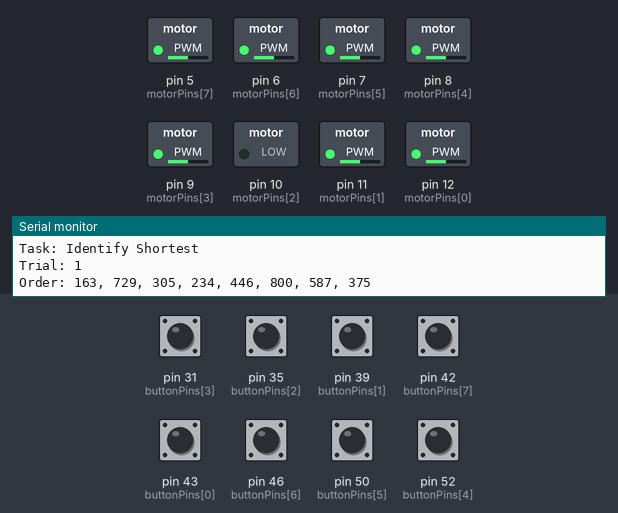
Recording of a sketch running on a simulated Arduino Mega 2560, built with avr-gcc and run on an emulated ATmega2560. On the bench: switched loads named in the sketch (green lamp = pin HIGH), the last lines printed to the serial monitor. Dashed ring = blinking. The test bench sets the inputs (shaded band); at power-on: pin 31 (buttonPins[3]), pin 35 (buttonPins[2]), pin 39 (buttonPins[1]), pin 42 (buttonPins[7]), pin 43 (buttonPins[0]), pin 46 (buttonPins[6]), pin 50 (buttonPins[5]), pin 52 (buttonPins[4]) HIGH. Random numbers use the default seed unless the sketch sets one.

Above: at 1.2 s.
1.3 s: pin 31 (buttonPins[3]) pulled LOW for 0.15 s
At 3.5 s:
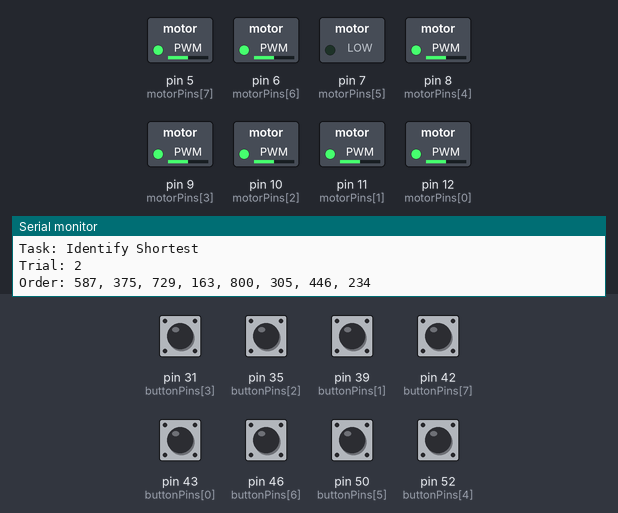
4.3 s: pin 35 (buttonPins[2]) pulled LOW for 0.15 s
At 5.96 s:
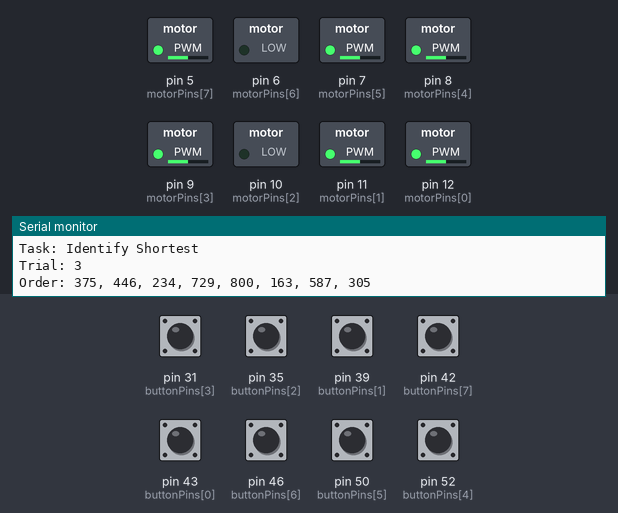
7.4 s: pin 39 (buttonPins[1]) pulled LOW for 0.15 s
At 8.8 s:
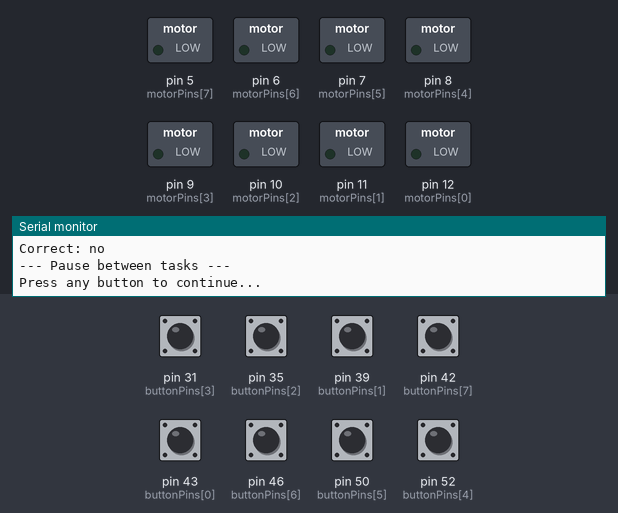
9.9 s: pin 42 (buttonPins[7]) pulled LOW for 1 s
At 10.8 s:
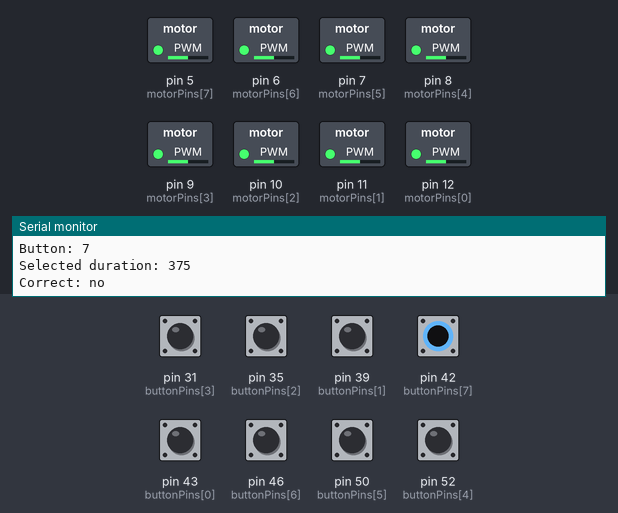
13.8 s: pin 46 (buttonPins[6]) pulled LOW for 0.15 s
16.9 s: pin 46 (buttonPins[6]) pulled LOW for 1 s
Timing chart, 0 to 19.9 s (numbered marks = the images above; inputs shaded):
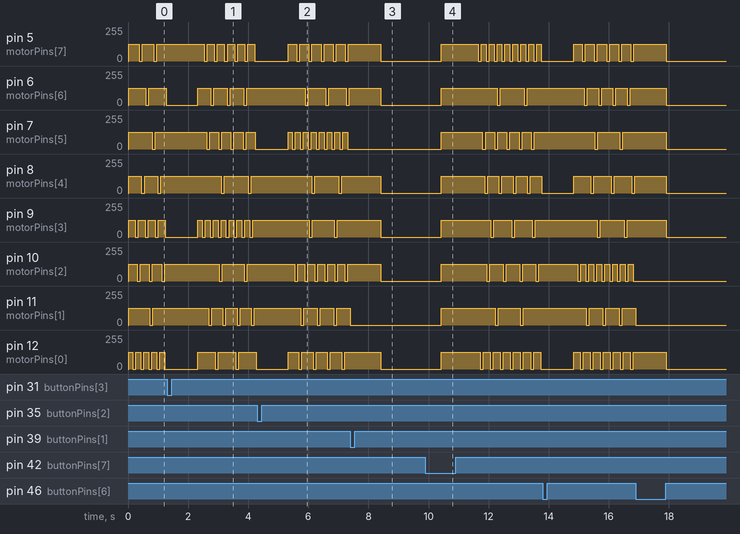

Measured:
- after the input at 9.9 s, pin 5 (motorPins[7]): 0/255 → 127/255 after 0.52 s, then repeats every 0.26 s: 0/255 0.10 s, 127/255 0.16 s; pin 6 (motorPins[6]): goes 127/255 1.9 s, 0/255 0.10 s, 127/255 0.80 s, 0/255 0.10 s, then 127/255, starting after 0.52 s
- by itself, pin 5 (motorPins[7]): alternates 127/255 for 0.30 s and 0/255 for 0.10 s
- by itself, pin 6 (motorPins[6]): alternates 127/255 for 0.59 s and 0/255 for 0.10 s
- by itself, pin 7 (motorPins[5]): alternates 127/255 for 0.16 s and 0/255 for 0.10 s
- by itself, pin 8 (motorPins[4]): alternates 127/255 for 0.80 s and 0/255 for 0.10 s
- by itself, pin 9 (motorPins[3]): alternates 127/255 for 0.73 s and 0/255 for 0.10 s
- by itself, pin 10 (motorPins[2]): alternates 127/255 for 0.23 s and 0/255 for 0.10 s
- by itself, pin 11 (motorPins[1]): alternates 127/255 for 0.45 s and 0/255 for 0.10 s

The sketch:

pattern_duration_v_frequency_f_scenario_a_b_mapping_linear.ino
```cpp
// === HARDWARE CONFIGURATION ===
int buttonPins[8] = {43, 39, 35, 31, 52, 50, 46, 42};
int motorPins[8] = {12, 11, 10, 9, 8, 7, 6, 5};

unsigned long motorTimers[8] = {0};
int pulseDurations[8];

// Scenario A: All valid values (no zero)
int dataValues_A[8] = {10, 30, 50, 70, 90, 100, 20, 40};

// Scenario B: One zero value (motor 1 disabled)
int dataValues_B[8] = {10, 0, 25, 50, 75, 100, 90, 60};

bool previousButtonStates[8] = {true};

// === EXPERIMENT CONFIGURATION ===
int currentScenario = 0; // 0 = Scenario A, 1 = Scenario B
int currentGroup = 0;
int currentTrial = 0;
const int TOTAL_GROUPS = 3;
const int TRIALS_PER_GROUP = 3;
int pauseBetweenPulses = 100;

// === SETUP ===
void setup() {
  Serial.begin(9600);
  for (int i = 0; i < 8; i++) {
    pinMode(buttonPins[i], INPUT_PULLUP);
    pinMode(motorPins[i], OUTPUT);
    previousButtonStates[i] = true;
  }
  randomSeed(analogRead(0));
  setupScenario(currentScenario);
}

// === SCENARIO LOADING ===
void setupScenario(int scenario) {
  for (int i = 0; i < 8; i++) {
    int value = (scenario == 0) ? dataValues_A[i] : dataValues_B[i];
    if (value == 0) {
      pulseDurations[i] = 0; // no vibration
    } else {
      pulseDurations[i] = map(value, 1, 100, 100, 800);
    }
  }
}

// === HELPER FUNCTIONS ===
int getPWMIntensity(int freq) {
  return map(freq, 40, 150, 68, 255);
}

void runPattern(int motorPin, unsigned long &lastTime, unsigned long totalCycle, int pwmValue) {
  if (totalCycle == 0) {
    analogWrite(motorPin, 0);
    return;
  }
  unsigned long elapsed = millis() - lastTime;
  if (elapsed < totalCycle) {
    analogWrite(motorPin, pwmValue);
  } else if (elapsed < totalCycle + pauseBetweenPulses) {
    analogWrite(motorPin, 0);
  } else {
    lastTime = millis();
  }
}

void shuffleArray(int source[], int target[], int size) {
  for (int i = 0; i < size; i++) target[i] = source[i];
  for (int i = 0; i < size; i++) {
    int j = random(i, size);
    int temp = target[i];
    target[i] = target[j];
    target[j] = temp;
  }
}

void pauseBetweenTasks() {
  for (int i = 0; i < 8; i++) analogWrite(motorPins[i], 0);
  Serial.println("\n--- Pause between tasks ---");
  Serial.println("Press any button to continue...");
  bool waiting = true;
  while (waiting) {
    for (int i = 0; i < 8; i++) {
      if (digitalRead(buttonPins[i]) == LOW) {
        delay(500);
        waiting = false;
        break;
      }
    }
  }
}

// === TASK 1: Identify Shortest Duration ===
void runTask_IdentifyShortest() {
  int randomized[8];
  shuffleArray(pulseDurations, randomized, 8);
  for (int i = 0; i < 8; i++) motorTimers[i] = millis();

  Serial.println("\nTask: Identify Shortest");
  Serial.print("Trial: "); Serial.println(currentTrial + 1);

  Serial.print("Order: ");
   for (int k = 0; k < 8; k++) {
    Serial.print(randomized[k]);
      if (k < 7) Serial.print(", ");
    }
    Serial.println();

  bool answered = false;
  unsigned long startTime = millis();

  while (!answered) {
    for (int i = 0; i < 8; i++) {
      runPattern(motorPins[i], motorTimers[i], randomized[i], getPWMIntensity(75));
      bool current = digitalRead(buttonPins[i]) == LOW;

      if (previousButtonStates[i] && current) {
        unsigned long responseTime = millis() - startTime;
        int selected = randomized[i];
        int minVal = 9999;
        for (int j = 0; j < 8; j++) if (randomized[j] > 0 && randomized[j] < minVal) minVal = randomized[j];

        Serial.print("Response time: "); Serial.print(responseTime); Serial.println(" ms");
        Serial.print("Button: "); Serial.println(i);
        Serial.print("Selected duration: "); Serial.println(selected);
        Serial.print("Correct: "); Serial.println(selected == minVal ? "yes" : "no");

        answered = true;
        delay(1000);
        break;
      }
      previousButtonStates[i] = !current;
    }
  }

  currentTrial++;
  if (currentTrial >= TRIALS_PER_GROUP) {
    currentTrial = 0;
    currentGroup++;
    if (currentGroup < TOTAL_GROUPS) pauseBetweenTasks();
  }
}

// === TASK 2: Identify Longest Duration ===
void runTask_IdentifyLongest() {
  int randomized[8];
  shuffleArray(pulseDurations, randomized, 8);
  for (int i = 0; i < 8; i++) motorTimers[i] = millis();

  Serial.println("\nTask: Identify Longest");
  Serial.print("Trial: "); Serial.println(currentTrial + 1);

  Serial.print("Order: ");
    for (int k = 0; k < 8; k++) {
    Serial.print(randomized[k]);
      if (k < 7) Serial.print(", ");
    }
    Serial.println();

  bool answered = false;
  unsigned long startTime = millis();

  while (!answered) {
    for (int i = 0; i < 8; i++) {
      runPattern(motorPins[i], motorTimers[i], randomized[i], getPWMIntensity(75));
      bool current = digitalRead(buttonPins[i]) == LOW;

      if (previousButtonStates[i] && current) {
        unsigned long responseTime = millis() - startTime;
        int selected = randomized[i];
        int maxVal = 0;
        for (int j = 0; j < 8; j++) if (randomized[j] > maxVal) maxVal = randomized[j];

        Serial.print("Response time: "); Serial.print(responseTime); Serial.println(" ms");
        Serial.print("Button: "); Serial.println(i);
        Serial.print("Selected duration: "); Serial.println(selected);
        Serial.print("Correct: "); Serial.println(selected == maxVal  ? "yes" : "no");

        answered = true;
        delay(1000);
        break;
      }
      previousButtonStates[i] = !current;
    }
  }

  currentTrial++;
  if (currentTrial >= TRIALS_PER_GROUP) {
    currentTrial = 0;
    currentGroup++;
    if (currentGroup < TOTAL_GROUPS) pauseBetweenTasks();
  }
}

// === TASK 3: Sort by Swapping ===
void runTask_SortBySwapping() {
  int assigned[8];
  shuffleArray(pulseDurations, assigned, 8);
  for (int i = 0; i < 8; i++) motorTimers[i] = millis();

  Serial.println("Task: Sort Values");
  Serial.print("Trial: "); Serial.println(currentTrial + 1);

  Serial.print("Initial order: ");
  for (int i = 0; i < 8; i++) {
    Serial.print(assigned[i]);
    if (i < 7) Serial.print(", ");
  }
  Serial.println();

  int firstClick = -1;
  int lastButton = -1;
  bool waitingSecond = false;
  bool finished = false;

  while (!finished) {
    for (int i = 0; i < 8; i++) {
      runPattern(motorPins[i], motorTimers[i], assigned[i], getPWMIntensity(75));
      bool current = digitalRead(buttonPins[i]) == LOW;

      if (previousButtonStates[i] && current) {
        if (waitingSecond && i == firstClick && i == 7 && lastButton == 7) {
          Serial.println("\n(Participant presses button 7 twice to finish)");
          Serial.println("\nTask completed!");
          finished = true;
          break;
        } else if (waitingSecond && i != firstClick) {
          Serial.print("Swap recorded: Button "); Serial.print(firstClick);
          Serial.print(" ↔ Button "); Serial.println(i);

          int tmp = assigned[firstClick];
          assigned[firstClick] = assigned[i];
          assigned[i] = tmp;

          Serial.print("New order:     ");
          for (int j = 0; j < 8; j++) {
            Serial.print(assigned[j]);
            if (j < 7) Serial.print(", ");
          }
          Serial.println();

          waitingSecond = false;
          firstClick = -1;
        } else {
          firstClick = i;
          waitingSecond = true;
        }
        lastButton = i;
        delay(300);
        break;
      }
      previousButtonStates[i] = !current;
    }
  }

  // Evaluate correctness
  int correct[8];
  for (int i = 0; i < 8; i++) correct[i] = pulseDurations[i];
  for (int i = 0; i < 7; i++)
    for (int j = i + 1; j < 8; j++)
      if (correct[i] > correct[j]) {
        int t = correct[i]; correct[i] = correct[j]; correct[j] = t;
      }

  int hits = 0;
  for (int i = 0; i < 8; i++) {
    if (assigned[i] == correct[i]) hits++;
  }

  Serial.print("Final order:   ");
  for (int i = 0; i < 8; i++) {
    Serial.print(assigned[i]);
    if (i < 7) Serial.print(", ");
  }
  Serial.println();

  Serial.print("Correct order: ");
  for (int i = 0; i < 8; i++) {
    Serial.print(correct[i]);
    if (i < 7) Serial.print(", ");
  }
  Serial.println();

  Serial.print("Correct positions: "); Serial.println(hits);
  Serial.print("Sorted correctly: "); Serial.println(hits == 8 ? "yes" : "no");

  delay(1000);
  currentTrial++;
  if (currentTrial >= TRIALS_PER_GROUP) {
    currentTrial = 0;
    currentGroup++;
    if (currentGroup < TOTAL_GROUPS) pauseBetweenTasks();
  }
}


// === MAIN LOOP ===
void loop() {
  if (currentGroup < TOTAL_GROUPS) {
    switch (currentGroup) {
      case 0: runTask_IdentifyShortest(); break;
      case 1: runTask_IdentifyLongest(); break;
      case 2: runTask_SortBySwapping(); break;
    }
  } else if (currentScenario == 0) {
    currentScenario = 1;
    currentGroup = 0;
    currentTrial = 0;
    Serial.println("\n=== Starting Scenario B ===");
    setupScenario(currentScenario);
    pauseBetweenTasks();
  } else {
    Serial.println("\n--- Experiment complete! ---");
    while (true);
  }
}
```
